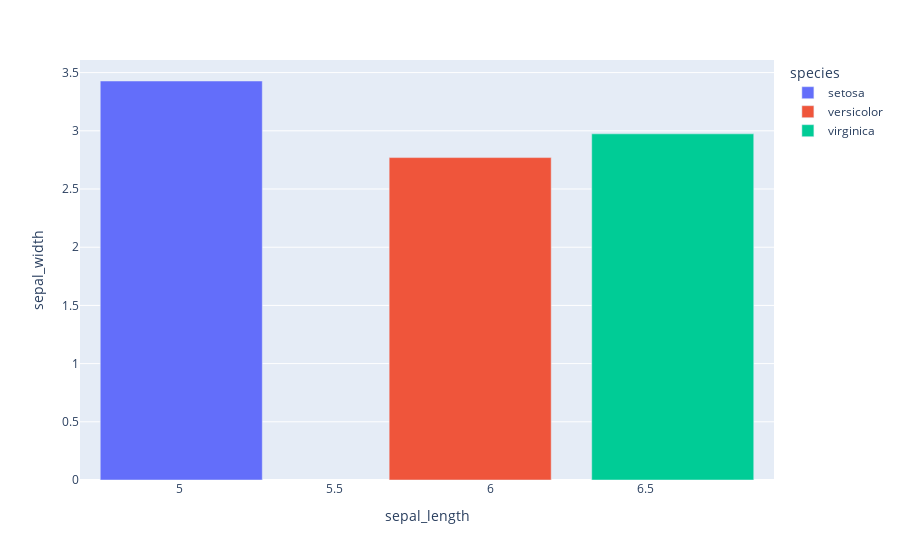

Here is the notebook cell this chart was saved with:
### Markdown cell above
## 3. Bar Plot

### Code cell
#Group values base on means
df_bar = df.groupby(['species']).mean().reset_index()
fig3 = px.bar(df_bar, x='sepal_length', y = 'sepal_width', color = 'species')
fig3.show()

# save the plot in output folder
fig3.write_html(r"C:\Users\mnsai\Desktop\Python\AI-and-DS\Output\HTMLF\iris_bar.html")
fig3.write_image(r"C:\Users\mnsai\Desktop\Python\AI-and-DS\Output\Plots\iris_bar.png", scale = 3)

### Figure 1 — Plotly figure (JSON) as saved in the notebook; plotly's stock layout.template omitted (floating-point values rounded to 4 significant figures)
{"data": [{"alignmentgroup": "True", "hovertemplate": "species=setosa<br>sepal_length=%{x}<br>sepal_width=%{y}<extra></extra>", "legendgroup": "setosa", "marker": {"color": "#636efa", "pattern": {"shape": ""}}, "name": "setosa", "offsetgroup": "setosa", "orientation": "v", "showlegend": true, "textposition": "auto", "type": "bar", "x": [5.006], "xaxis": "x", "y": [3.428], "yaxis": "y"}, {"alignmentgroup": "True", "hovertemplate": "species=versicolor<br>sepal_length=%{x}<br>sepal_width=%{y}<extra></extra>", "legendgroup": "versicolor", "marker": {"color": "#EF553B", "pattern": {"shape": ""}}, "name": "versicolor", "offsetgroup": "versicolor", "orientation": "v", "showlegend": true, "textposition": "auto", "type": "bar", "x": [5.936], "xaxis": "x", "y": [2.77], "yaxis": "y"}, {"alignmentgroup": "True", "hovertemplate": "species=virginica<br>sepal_length=%{x}<br>sepal_width=%{y}<extra></extra>", "legendgroup": "virginica", "marker": {"color": "#00cc96", "pattern": {"shape": ""}}, "name": "virginica", "offsetgroup": "virginica", "orientation": "v", "showlegend": true, "textposition": "auto", "type": "bar", "x": [6.588], "xaxis": "x", "y": [2.974], "yaxis": "y"}], "layout": {"barmode": "relative", "legend": {"title": {"text": "species"}, "tracegroupgap": 0}, "margin": {"t": 60}, "xaxis": {"anchor": "y", "domain": [0, 1], "title": {"text": "sepal_length"}}, "yaxis": {"anchor": "x", "domain": [0, 1], "title": {"text": "sepal_width"}}}}
